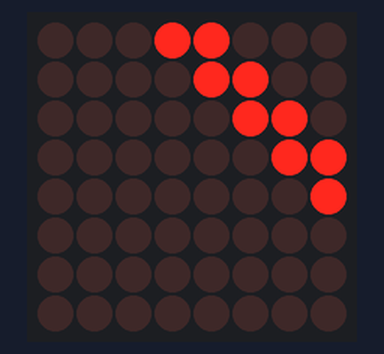
A sketch run on a simulated Arduino Uno, built with avr-gcc and run on an emulated ATmega328P. On the bench: 8×8 LED matrix.

Above: at 0.1 s.
At 1.1 s:
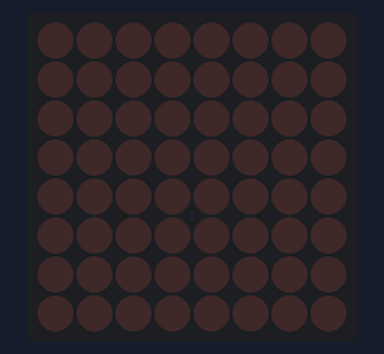
At 2.1 s:
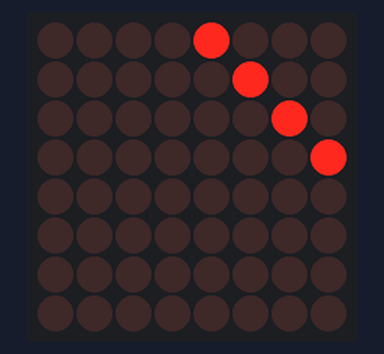
At 3.1 s:
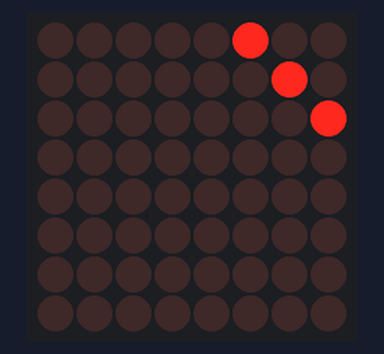

The sketch:

sketch_aug21c.ino
```cpp
#include <LedControl.h>

// Create a LedControl object
LedControl lc = LedControl(11, 13, 10, 1);

// Delay between expressions
const int expressionDelay = 1000;

void setup() {
  // Initialize the MAX7219
  lc.shutdown(0, false);
  lc.setIntensity(0, 8);
  lc.clearDisplay(0);
}

void loop() {
  // Simulate happiness (both eyes on)
  showExpression(B00011000, B00011000, B00011000, B00011000);
  delay(expressionDelay);

  // Simulate sadness (both eyes off)
  showExpression(B00000000, B00000000, B00000000, B00000000);
  delay(expressionDelay);

  // Simulate surprise (alternating blink)
  showExpression(B00001000, B00001000, B00001000, B00001000);
  delay(expressionDelay);
  showExpression(B00000100, B00000100, B00000100, B00000100);
  delay(expressionDelay);

  // ... (Add more expressions as needed)
}

// Display an expression on the 8x32 dot matrix
void showExpression(byte leftEyeTop, byte rightEyeTop, byte leftEyeBottom, byte rightEyeBottom) {
  for (int row = 0; row < 8; row++) {
    byte rowPattern = (leftEyeTop >> row) | (rightEyeTop >> row) |
                     ((leftEyeBottom >> row) << 8) | ((rightEyeBottom >> row) << 8);
    lc.setRow(0, row, rowPattern);
  }
}
```

Measured:
- by itself, everything shown: repeats every 4.0 s, in 4 steps
- what the display in image 1 shows lasts 1.0 s, from 1.0 s to 2.0 s
